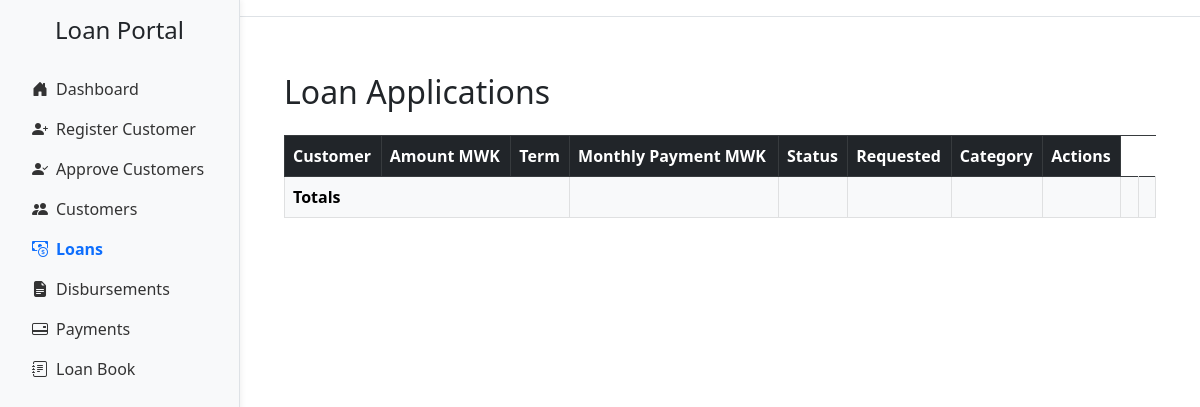
Page /loans on the earlier database version.
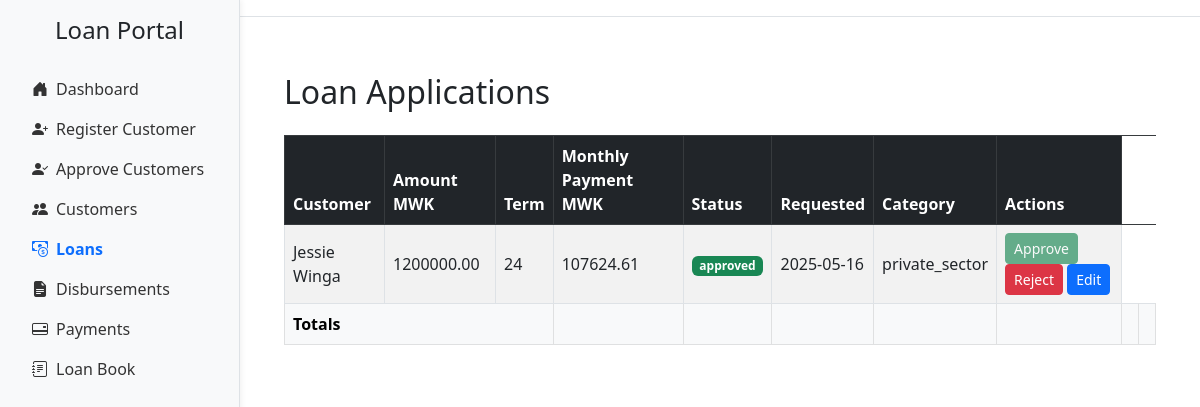
Same page on the later database version.
### app.py (models this page shows, shortened)
class Customer(db.Model):
    __tablename__ = 'customers'
    id = db.Column(db.Integer, primary_key=True)
    national_id = db.Column(db.String(20), unique=True, nullable=False)
    first_name = db.Column(db.String(100), nullable=False)
    last_name = db.Column(db.String(100), nullable=False)
    gender = db.Column(db.String(10))
    dob = db.Column(db.String(20))
    title = db.Column(db.String(20))
    email = db.Column(db.String(100), nullable=False)
    contact = db.Column(db.String(20))
    address = db.Column(db.String(255))
    next_of_kin_name = db.Column(db.String(20),nullable=False)
    next_of_kin_relationship = db.Column(db.String(20),nullable=False)
    next_of_kin_contact = db.Column(db.String(20))
    employer = db.Column(db.String(100), nullable=False)
    job_title = db.Column(db.String(100))
    salary = db.Column(db.Float)
    service_length = db.Column(db.String(50))
    bank_name = db.Column(db.String(100))
    bank_account = db.Column(db.String(20), nullable=False)
    salary_deposited = db.Column(db.String(10))
    district = db.Column(db.String(100))
    region = db.Column(db.String(100))
    amount_requested = db.Column(db.Float)
    status = db.Column(db.String(20), default='pending')
    is_approved_for_creation = db.Column(db.Boolean, default=False)
    maker_id = db.Column(db.Integer, nullable=False)
    checker_id = db.Column(db.Integer)
    is_approved_for_deletion = db.Column(db.Boolean, default=False)
    file_number = db.Column(db.String(20), unique=True, nullable=True)
    created_at = db.Column(db.DateTime, default=datetime.utcnow)
    loans = db.relationship('LoanApplication', back_populates='customer')

class LoanApplication(db.Model):
    __tablename__ = 'loan_applications'
    id = db.Column(db.Integer, primary_key=True)
    customer_id = db.Column(db.Integer, db.ForeignKey('customers.id'), nullable=False)
    loan_amount = db.Column(db.Float)
    status = db.Column(db.String(20), default='pending')
    created_at = db.Column(db.DateTime, default=datetime.utcnow)
    term_months = db.Column(db.Integer)
    monthly_instalment = db.Column(db.Float)
    total_repayment = db.Column(db.Float)
    effective_rate = db.Column(db.Float)
    category = db.Column(db.String(50))
    loan_category = db.Column(db.Integer, nullable=False)
    disbursed = db.Column(db.Boolean, default=False)
    disbursed_bank = db.Column(db.String(100))
    crb_fees = db.Column(db.Float, default=3000)
    origination_fees = db.Column(db.Float)
    insurance_fees = db.Column(db.Float)
    total_fees = db.Column(db.Float)
    collection_fees = db.Column(db.Float)
    schedule_id = db.Column(db.Integer, db.ForeignKey('repayment_schedules.id', use_alter=True, name='fk_schedule_id'),
    nullable=True)
    loan_number = db.Column(db.String(20), nullable=True, unique=True)
    file_number = db.Column(db.String(20), nullable=True, unique=True)
    date_created = db.Column(db.DateTime, default=datetime.utcnow)
    disbursement_date = db.Column(db.Date, nullable=True)
    payments = db.relationship('Payment', back_populates='loan', cascade='all, delete-orphan')
    customer = db.relationship('Customer', back_populates='loans')
    repayment_schedules = db.relationship(
        'RepaymentSchedule',
        back_populates='loan',
        cascade='all, delete-orphan',
        foreign_keys='RepaymentSchedule.loan_id'
        )

### app.py (the view)
@app.route('/loans')
def view_loans():
    loans = LoanApplication.query \
        .join(Customer) \
        .filter(Customer.is_approved_for_creation == True) \
        .filter(LoanApplication.status.in_(['pending', 'approved'])) \
        .add_entity(Customer) \
        .all()
    processed_loans = []
    for loan_app, customer in loans:
        processed_loans.append({
            'loan': loan_app,
            'customer': customer
        })
    return render_template('view_loans.html', loans=processed_loans)

### templates/view_loans.html (shortened to what this page needs)
{% extends "base.html" %}
{% block content %}
<div class="container mt-4">
  <h2 class="mb-4">Loan Applications</h2>
  <table class="table table-striped table-bordered align-middle" id="loanTable">
    <thead class="table-dark">
      <tr>
        <th>Customer</th>
        <th>Amount MWK</th>
        <th>Term</th>
        <th>Monthly Payment MWK</th>
        <th>Status</th>
        <th>Requested</th>
        <th>Category</th>
        <th>Actions</th>
      </tr>
    </thead>
    <tbody>
      {% for entry in loans %}
      <tr>
        <td>{{ entry.customer.first_name }} {{ entry.customer.last_name }}</td>
        <td>{{ "%.2f"|format(entry.loan.loan_amount or 0) }}</td>
        <td>{{ entry.loan.term_months if entry.loan else '' }}</td>
        <td>{{ "%.2f"|format(entry.loan.monthly_instalment or 0) }}</td>
        <td>
          {% if entry.loan and entry.loan.status == 'approved' %}
            <span class="badge bg-success">{{ entry.loan.status }}</span>
          {% elif entry.loan and entry.loan.status == 'pending' %}
            <span class="badge bg-warning text-dark">{{ entry.loan.status }}</span>
          {% else %}
            <span class="badge bg-danger">{{ entry.loan.status if entry.loan else 'N/A' }}</span>
          {% endif %}
        </td>
        <td>{{ entry.loan.created_at.strftime('%Y-%m-%d') if entry.loan and entry.loan.created_at else '' }}</td>
        <td>{{ entry.loan.category if entry.loan else 'None' }}</td>
        <td>
          {% if entry.loan %}
            <form method="POST" action="{{ url_for('process_loan', loan_id=entry.loan.id, action='approve') }}" style="display:inline-block;">
              <button class="btn btn-sm btn-success" type="submit" {% if entry.loan.status == 'approved' %}disabled{% endif %}>
                Approve
              </button>
            </form>
            <form method="POST" action="{{ url_for('process_loan', loan_id=entry.loan.id, action='reject') }}" style="display:inline-block;">
              <button class="btn btn-sm btn-danger" type="submit" {% if entry.loan.status == 'rejected' %}disabled{% endif %}>
                Reject
              </button>
            </form>
          {% endif %}
          <a href="{{ url_for('loan_form', customer_id=entry.customer.id) }}" class="btn btn-sm btn-primary">Edit</a>
        </td>
      </tr>
      {% endfor %}
    </tbody>
    <tfoot class="table-light fw-bold">
      <tr>
        <td colspan="3">Totals</td>
        <td></td>
        <td></td>
        <td></td>
        <td></td>
        <td></td>
        <td></td>
        <td></td>
      </tr>
    </tfoot>
  </table>
</div>
{% endblock %}

### templates/base.html (shortened to what this page needs)
<!DOCTYPE html>
<html lang="en">
<head>
    <link href="https://cdn.jsdelivr.net/npm/bootstrap@5.3.0/dist/css/bootstrap.min.css" rel="stylesheet">
    <link href="https://cdn.jsdelivr.net/npm/bootstrap-icons@1.10.5/font/bootstrap-icons.css" rel="stylesheet">
</head>
<body>
    <div class="sidebar border-end">
        <h4 class="text-center mb-4">Loan Portal</h4>
        <ul class="nav flex-column px-3">
            <li class="nav-item">
                <a class="nav-link {% if request.endpoint == 'home' %}active{% endif %}" href="{{ url_for('home') }}">
                    <i class="bi bi-house-door-fill me-2"></i>Dashboard
                </a>
            </li>
            <li class="nav-item">
                <a class="nav-link {% if request.endpoint == 'register_customer_debug' %}active{% endif %}"
                   href="{{ url_for('register_customer_debug') }}">
                    <i class="bi bi-person-plus-fill me-2"></i>Register Customer
                </a>
            </li>
            <li class="nav-item">
                <a class="nav-link {% if request.endpoint == 'approve_customers' %}active{% endif %}"
                   href="{{ url_for('approve_customers') }}">
                    <i class="bi bi-person-check-fill me-2"></i>Approve Customers
                </a>
            </li>
            <li class="nav-item">
                <a class="nav-link {% if request.endpoint == 'customers' %}active{% endif %}" href="{{ url_for('customers') }}">
                    <i class="bi bi-people-fill me-2"></i>Customers
                </a>
            </li>
            <li class="nav-item">
                <a class="nav-link {% if request.endpoint == 'view_loans' %}active{% endif %}"
                   href="{{ url_for('view_loans') }}">
                    <i class="bi bi-cash-coin me-2"></i>Loans
                </a>
            </li>
            <li class="nav-item">
                <a class="nav-link {% if request.endpoint == 'disbursements' %}active{% endif %}" href="{{ url_for('disbursements') }}">
                    <i class="bi bi-file-earmark-text-fill me-2"></i>Disbursements
                </a>
            </li>
            <li class="nav-item">
                <a class="nav-link {% if request.endpoint == 'payments' %}active{% endif %}"
                   href="{{ url_for('payments') }}">
                    <i class="bi bi-credit-card-2-back me-2"></i>Payments
                </a>
            </li>
            <li class="nav-item">
                <a class="nav-link {% if request.endpoint == 'loanbook' %}active{% endif %}" href="{{ url_for('loanbook') }}">
                    <i class="bi bi-journal-text me-2"></i>Loan Book
                </a>
            </li>
        </ul>
    </div>
    <div class="d-flex justify-content-end align-items-center px-4 py-2 border-bottom" style="margin-left: 240px;">
    </div>
    <div class="main">
        {% block content %}{% endblock %}
    </div>
</body>
</html>

### templates/base.html (style rules this page uses)
body { overflow-x: hidden; }
.sidebar { height: 100vh; position: fixed; width: 240px; background-color: #f8f9fa; padding-top: 1rem; box-shadow: 2px 0 5px rgba(0, 0, 0, 0.05); }
.main { margin-left: 240px; padding: 2rem; }
.nav-link { color: #333; transition: all 0.2s ease-in-out; }
.nav-link.active { font-weight: bold; color: #0d6efd; }

Differences in the rows shown:
added Customer: customer.first_name "Jessie", customer.last_name "Winga"
added LoanApplication: loan "1200000.00", loan "24", loan "107624.61", loan.status "approved", loan.created_at "2025-05-16", loan "private_sector"
Other differences:
new list line: "Approve Reject Edit"
